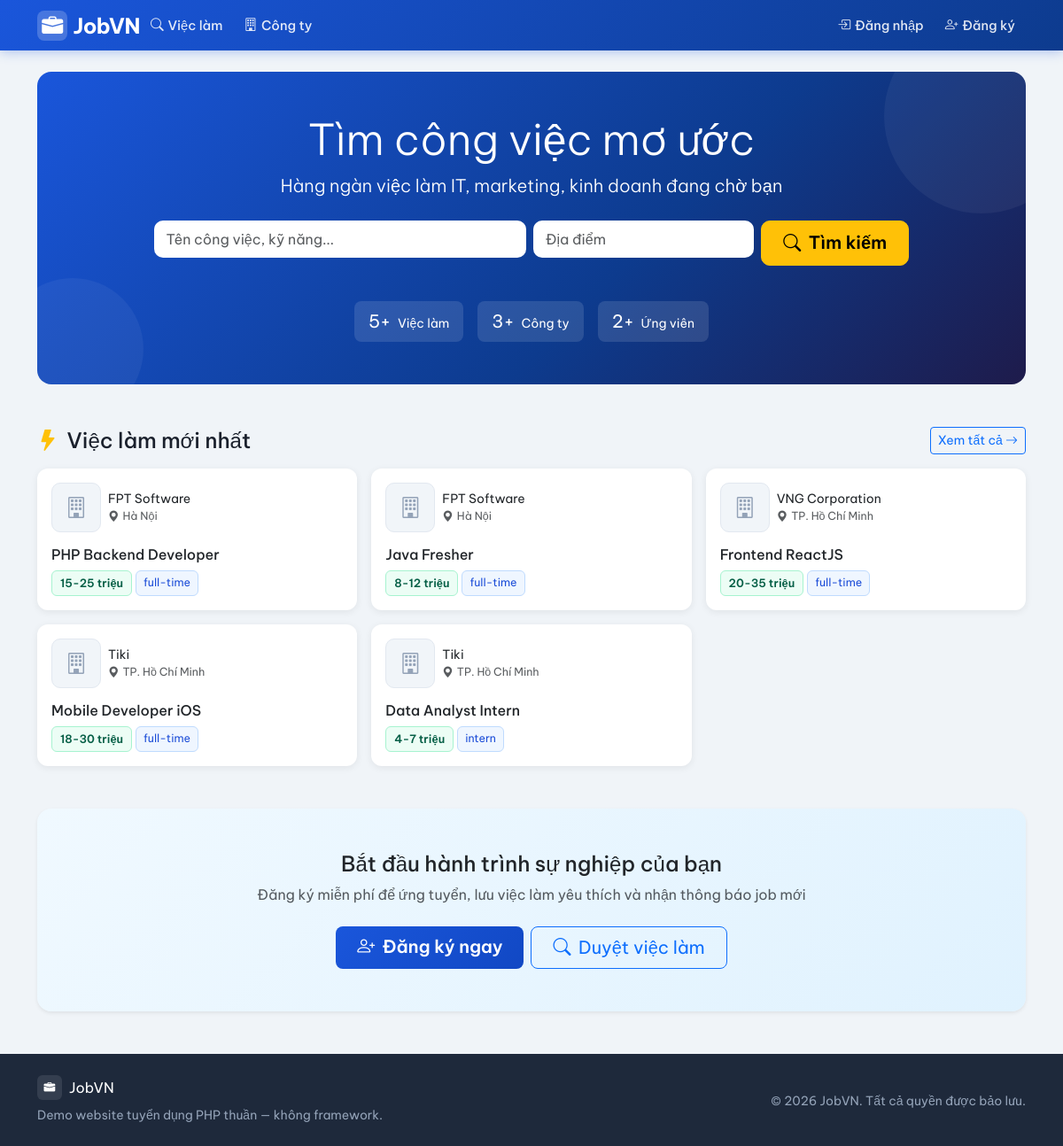
The page / on the database its author committed.
### tables this page shows
CREATE TABLE jobs (
    id INT AUTO_INCREMENT PRIMARY KEY,
    company_id INT NOT NULL,
    employer_id INT NOT NULL,                    
    title VARCHAR(200) NOT NULL,
    description TEXT NOT NULL,
    requirements TEXT NULL,
    location VARCHAR(200) NULL,
    salary_min INT NULL,                         
    salary_max INT NULL,                         
    job_type ENUM('full-time','part-time','intern','contract') NOT NULL DEFAULT 'full-time',
    is_active TINYINT(1) NOT NULL DEFAULT 1,
    created_at DATETIME NOT NULL DEFAULT CURRENT_TIMESTAMP,
    FOREIGN KEY (company_id) REFERENCES companies(id) ON DELETE CASCADE,
    FOREIGN KEY (employer_id) REFERENCES users(id) ON DELETE CASCADE
);

CREATE TABLE companies (
    id INT AUTO_INCREMENT PRIMARY KEY,
    owner_id INT NOT NULL,                       
    name VARCHAR(200) NOT NULL,
    description TEXT NULL,
    location VARCHAR(200) NULL,
    website VARCHAR(200) NULL,
    logo VARCHAR(255) NULL,                      
    created_at DATETIME NOT NULL DEFAULT CURRENT_TIMESTAMP,
    UNIQUE KEY uq_company_owner (owner_id),      
    FOREIGN KEY (owner_id) REFERENCES users(id) ON DELETE CASCADE
);

### public/index.php (called while the page is built, shortened)
<?php
require_once __DIR__ . '/../src/helpers.php';
require_once __DIR__ . '/../src/auth.php';
$routes = [
    'home'                    => 'home.php',
    'login'                   => 'login.php',
    'register'                => 'register.php',
    'logout'                  => 'logout.php',
    'jobs'                    => 'jobs.php',
    'job_detail'              => 'job_detail.php',
    'companies'               => 'companies.php',
    'download_cv'             => 'download_cv.php',
    'user/apply'              => 'user/apply.php',
    'user/my_applications'    => 'user/my_applications.php',
    'user/profile'            => 'user/profile.php',
    'user/saved_jobs'         => 'user/saved_jobs.php',
    'user/become_employer'    => 'user/become_employer.php',
    'employer/dashboard'      => 'employer/dashboard.php',
    'employer/jobs'           => 'employer/jobs.php',
    'employer/job_form'       => 'employer/job_form.php',
    'employer/job_delete'     => 'employer/job_delete.php',
    'employer/applications'   => 'employer/applications.php',
    'employer/company'        => 'employer/company.php',
    'admin/dashboard'         => 'admin/dashboard.php',
    'admin/users'             => 'admin/users.php',
    'admin/user_delete'       => 'admin/user_delete.php',
    'admin/jobs'              => 'admin/jobs.php',
    'admin/job_delete'        => 'admin/job_delete.php',
    'admin/companies'         => 'admin/companies.php',
    'admin/applications'      => 'admin/applications.php',
];
$page = $_GET['page'] ?? 'home';
$file = __DIR__ . '/../src/pages/' . $routes[$page];
require $file;

### src/helpers.php (called while the page is built, shortened)
<?php
function e($v): string
{
    return htmlspecialchars((string)$v, ENT_QUOTES, 'UTF-8');
}
function url(string $page, array $params = []): string
{
    $params = array_merge(['page' => $page], $params);
    return BASE_URL . '?' . http_build_query($params);
}
function format_salary(?int $min, ?int $max): string
{
    if ($min && $max) return $min . '-' . $max . ' triệu';
    return 'Đến ' . $max . ' triệu';
}

### src/auth.php (called while the page is built, shortened)
<?php
function current_user(): ?array
{
    if (empty($_SESSION['user_id'])) {
        return null;
    }
    $stmt = db()->prepare('SELECT * FROM users WHERE id = ?');
    $stmt->execute([$_SESSION['user_id']]);
    $cache = $stmt->fetch() ?: null;
    return $cache;
}

### src/pages/home.php (the view, shortened to what this page needs)
<?php
$pdo = db();
$latest = $pdo->query("
    SELECT j.*, c.name AS company_name, c.logo AS company_logo, c.location AS company_location
    FROM jobs j JOIN companies c ON c.id = j.company_id
    WHERE j.is_active = 1
    ORDER BY j.created_at DESC
    LIMIT 6
")->fetchAll();
$statsJobs = (int)$pdo->query('SELECT COUNT(*) FROM jobs WHERE is_active = 1')->fetchColumn();
$statsCompanies = (int)$pdo->query('SELECT COUNT(*) FROM companies')->fetchColumn();
$statsUsers = (int)$pdo->query("SELECT COUNT(*) FROM users WHERE role = 'user'")->fetchColumn();
require __DIR__ . '/../layout/header.php';
?>
<div class="hero-section rounded-4 mb-5 p-5 text-white text-center position-relative overflow-hidden"
     style="background: linear-gradient(135deg, #1a56db 0%, #0d3b8e 60%, #1e1b4b 100%); min-height: 340px;">
    <div style="position:absolute;top:-60px;right:-60px;width:220px;height:220px;border-radius:50%;background:rgba(255,255,255,0.05);"></div>
    <div style="position:absolute;bottom:-40px;left:-40px;width:160px;height:160px;border-radius:50%;background:rgba(255,255,255,0.05);"></div>
    <div class="position-relative">
        <h1 class="display-5 fw-700 mb-2">Tìm công việc mơ ước</h1>
        <p class="lead mb-4 opacity-85">Hàng ngàn việc làm IT, marketing, kinh doanh đang chờ bạn</p>
        <form action="<?= e(BASE_URL) ?>" method="get" class="row g-2 justify-content-center">
            <div class="col-md-5">
                <input name="q" class="form-control form-control-lg"
                       style="border-radius:10px;border:none;font-size:1rem;"
                       placeholder="Tên công việc, kỹ năng...">
            </div>
            <div class="col-md-3">
                <input name="location" class="form-control form-control-lg"
                       style="border-radius:10px;border:none;font-size:1rem;"
                       placeholder="Địa điểm">
            </div>
            <div class="col-auto">
                <button class="btn btn-warning fw-600 btn-lg" style="border-radius:10px;padding:0.6rem 1.5rem;">
                    <i class="bi bi-search me-1"></i> Tìm kiếm
                </button>
            </div>
        </form>
        <div class="row justify-content-center mt-4 g-3">
            <div class="col-auto">
                <div class="px-3 py-2 rounded-3" style="background:rgba(255,255,255,0.12)">
                    <span class="fw-700 fs-5"><?= $statsJobs ?>+</span>
                    <span class="ms-1 opacity-85 small">Việc làm</span>
                </div>
            </div>
            <div class="col-auto">
                <div class="px-3 py-2 rounded-3" style="background:rgba(255,255,255,0.12)">
                    <span class="fw-700 fs-5"><?= $statsCompanies ?>+</span>
                    <span class="ms-1 opacity-85 small">Công ty</span>
                </div>
            </div>
            <div class="col-auto">
                <div class="px-3 py-2 rounded-3" style="background:rgba(255,255,255,0.12)">
                    <span class="fw-700 fs-5"><?= $statsUsers ?>+</span>
                    <span class="ms-1 opacity-85 small">Ứng viên</span>
                </div>
            </div>
        </div>
    </div>
</div>
<div class="d-flex justify-content-between align-items-center mb-3">
    <h4 class="fw-700 mb-0">
        <i class="bi bi-lightning-fill text-warning me-1"></i> Việc làm mới nhất
    </h4>
    <a href="<?= e(url('jobs')) ?>" class="btn btn-outline-primary btn-sm">
        Xem tất cả <i class="bi bi-arrow-right"></i>
    </a>
</div>
<div class="row g-3 mb-5">
<?php foreach ($latest as $j): ?>
    <div class="col-md-6 col-lg-4">
        <div class="card job-card h-100">
            <div class="card-body p-3">
                <div class="d-flex align-items-center gap-2 mb-3">
                    <?php if ($j['company_logo']): ?>
                        <img src="/uploads/logos/<?= e($j['company_logo']) ?>"
                             alt="<?= e($j['company_name']) ?>"
                             class="company-logo">
                    <?php else: ?>
                        <div class="company-logo-placeholder">
                            <i class="bi bi-building"></i>
                        </div>
                    <?php endif; ?>
                    <div>
                        <div class="fw-600 small"><?= e($j['company_name']) ?></div>
                        <div class="text-muted" style="font-size:0.78rem">
                            <i class="bi bi-geo-alt-fill me-1"></i><?= e($j['location']) ?>
                        </div>
                    </div>
                </div>
                <h6 class="fw-600 mb-2">
                    <a href="<?= e(url('job_detail', ['id' => $j['id']])) ?>"
                       class="text-decoration-none text-dark stretched-link">
                        <?= e($j['title']) ?>
                    </a>
                </h6>
                <div class="d-flex flex-wrap gap-1 mt-auto">
                    <span class="badge-salary"><?= e(format_salary($j['salary_min'], $j['salary_max'])) ?></span>
                    <span class="badge-type"><?= e($j['job_type']) ?></span>
                </div>
            </div>
        </div>
    </div>
<?php endforeach; ?>
</div>
<?php if (!$u): ?>
<div class="card border-0 shadow-sm rounded-4 text-center p-5"
     style="background: linear-gradient(135deg, #f0f9ff 0%, #e0f2fe 100%);">
    <h4 class="fw-700 mb-2">Bắt đầu hành trình sự nghiệp của bạn</h4>
    <p class="text-muted mb-4">Đăng ký miễn phí để ứng tuyển, lưu việc làm yêu thích và nhận thông báo job mới</p>
    <div class="d-flex gap-2 justify-content-center">
        <a href="<?= e(url('register')) ?>" class="btn btn-primary btn-lg px-4">
            <i class="bi bi-person-plus me-1"></i> Đăng ký ngay
        </a>
        <a href="<?= e(url('jobs')) ?>" class="btn btn-outline-primary btn-lg px-4">
            <i class="bi bi-search me-1"></i> Duyệt việc làm
        </a>
    </div>
</div>
<?php endif; ?>
<?php require __DIR__ . '/../layout/footer.php';

### src/layout/header.php (style rules this page uses)
body { font-family: 'Be Vietnam Pro', sans-serif; background: #f0f4f8; color: #1a202c; }
.job-card { border: none; border-radius: 12px; transition: transform 0.18s, box-shadow 0.18s; box-shadow: 0 2px 8px rgba(0,0,0,0.07); }
.badge-salary { background: #ecfdf5; color: #065f46; border: 1px solid #a7f3d0; font-weight: 600; font-size: 0.8rem; padding: 0.3em 0.7em; border-radius: 6px; }
.badge-type { background: #eff6ff; color: #1d4ed8; border: 1px solid #bfdbfe; font-size: 0.78rem; padding: 0.3em 0.65em; border-radius: 6px; }
.form-control, .form-select { border-radius: 8px; border-color: #e2e8f0; font-size: 0.93rem; padding: 0.5rem 0.85rem; }
.btn-primary { background: linear-gradient(135deg, #1a56db 0%, #1148c4 100%); border: none; font-weight: 600; border-radius: 8px; padding: 0.5rem 1.25rem; transition: opacity 0.15s, transform 0.1s; }
.btn-warning { border-radius: 8px; font-weight: 600; }
.company-logo-placeholder { width: 56px; height: 56px; border-radius: 10px; border: 1px solid #e2e8f0; background: #f1f5f9; display: flex; align-items: center; justify-content: center; color: #94a3b8; font-size: 1.5rem; flex-shrink: 0; }

### rows shown on the page
jobs: company.name "FPT Software", location "Hà Nội", title "PHP Backend Developer", format_salary($j['salary_min'], $j['salary_max']) "15-25 triệu", job_type "full-time"
jobs: company.name "FPT Software", location "Hà Nội", title "Java Fresher", format_salary($j['salary_min'], $j['salary_max']) "8-12 triệu", job_type "full-time"
jobs: company.name "VNG Corporation", location "TP. Hồ Chí Minh", title "Frontend ReactJS", format_salary($j['salary_min'], $j['salary_max']) "20-35 triệu", job_type "full-time"
jobs: company.name "Tiki", location "TP. Hồ Chí Minh", title "Mobile Developer iOS", format_salary($j['salary_min'], $j['salary_max']) "18-30 triệu", job_type "full-time"
jobs: company.name "Tiki", location "TP. Hồ Chí Minh", title "Data Analyst Intern", format_salary($j['salary_min'], $j['salary_max']) "4-7 triệu", job_type "intern"

### other values the page prints
$statsJobs "5"
$statsCompanies "3"
$statsUsers "2"
